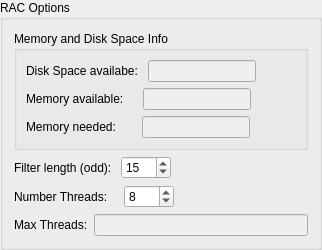
     <widget class="QGroupBox" name="groupBox_RAC_option">
      <property name="styleSheet">
       <string notr="true">font: 600 9pt &quot;Segoe UI&quot;;</string>
      </property>
      <property name="title">
       <string>RAC Options</string>
      </property>
      <layout class="QVBoxLayout" name="verticalLayout_3">
       <item>
        <widget class="QGroupBox" name="groupBox_memory_and_space_info">
         <property name="title">
          <string>Memory and Disk Space Info</string>
         </property>
         <layout class="QVBoxLayout" name="verticalLayout_2">
          <item>
           <layout class="QHBoxLayout" name="horizontalLayout_9">
            <item>
             <widget class="QLabel" name="label_disk_space_avail">
              <property name="text">
               <string>Disk Space availabe: </string>
              </property>
             </widget>
            </item>
            <item>
             <widget class="QLineEdit" name="lineEdit_disk_space_avail">
              <property name="enabled">
               <bool>false</bool>
              </property>
              <property name="toolTip">
               <string>&lt;html&gt;&lt;head/&gt;&lt;body&gt;&lt;p&gt;Shows  available disk space based on selected processing algorithm&lt;/p&gt;&lt;/body&gt;&lt;/html&gt;</string>
              </property>
              <property name="styleSheet">
               <string notr="true">color: rgb(0, 0, 0);</string>
              </property>
             </widget>
            </item>
            <item>
             <spacer name="horizontalSpacer_8">
              <property name="orientation">
               <enum>Qt::Orientation::Horizontal</enum>
              </property>
              <property name="sizeHint" stdset="0">
               <size>
                <width>40</width>
                <height>20</height>
               </size>
              </property>
             </spacer>
            </item>
           </layout>
          </item>
          <item>
           <layout class="QHBoxLayout" name="horizontalLayout_8">
            <item>
             <widget class="QLabel" name="label_memory_avail">
              <property name="text">
               <string>Memory available:    </string>
              </property>
             </widget>
            </item>
            <item>
             <widget class="QLineEdit" name="lineEdit_memory_avail">
              <property name="enabled">
               <bool>false</bool>
              </property>
              <property name="toolTip">
               <string>&lt;html&gt;&lt;head/&gt;&lt;body&gt;&lt;p&gt;Shows current available memory&lt;/p&gt;&lt;/body&gt;&lt;/html&gt;</string>
              </property>
              <property name="styleSheet">
               <string notr="true">color: rgb(0, 0, 0);</string>
              </property>
             </widget>
            </item>
            <item>
             <spacer name="horizontalSpacer_9">
              <property name="orientation">
               <enum>Qt::Orientation::Horizontal</enum>
              </property>
              <property name="sizeHint" stdset="0">
               <size>
                <width>40</width>
                <height>20</height>
               </size>
              </property>
             </spacer>
            </item>
           </layout>
          </item>
          <item>
           <layout class="QHBoxLayout" name="horizontalLayout_7">
            <item>
             <widget class="QLabel" name="label_memory_needed">
              <property name="text">
               <string>Memory needed:      </string>
              </property>
             </widget>
            </item>
            <item>
             <widget class="QLineEdit" name="lineEdit_memory_needed">
              <property name="enabled">
               <bool>false</bool>
              </property>
              <property name="toolTip">
               <string>&lt;html&gt;&lt;head/&gt;&lt;body&gt;&lt;p&gt;Shows needed available memory based on processing algorithm&lt;/p&gt;&lt;/body&gt;&lt;/html&gt;</string>
              </property>
              <property name="styleSheet">
               <string notr="true">color: rgb(0, 0, 0);</string>
              </property>
             </widget>
            </item>
            <item>
             <spacer name="horizontalSpacer_10">
              <property name="orientation">
               <enum>Qt::Orientation::Horizontal</enum>
              </property>
              <property name="sizeHint" stdset="0">
               <size>
                <width>40</width>
                <height>20</height>
               </size>
              </property>
             </spacer>
            </item>
           </layout>
          </item>
         </layout>
        </widget>
       </item>
       <item>
        <layout class="QHBoxLayout" name="horizontalLayout_6">
         <item>
          <widget class="QLabel" name="label_filter_length">
           <property name="text">
            <string>Filter length (odd): </string>
           </property>
          </widget>
         </item>
         <item>
          <widget class="QSpinBox" name="spinBox_filter_length">
           <property name="minimumSize">
            <size>
             <width>50</width>
             <height>0</height>
            </size>
           </property>
           <property name="toolTip">
            <string>&lt;html&gt;&lt;head/&gt;&lt;body&gt;&lt;p&gt;Length of used median filter. Must be an odd number. Longer filter length may give better result. Long filter length can introduce new artefacts.&lt;/p&gt;&lt;/body&gt;&lt;/html&gt;</string>
           </property>
           <property name="minimum">
            <number>3</number>
           </property>
           <property name="maximum">
            <number>43</number>
           </property>
           <property name="singleStep">
            <number>2</number>
           </property>
           <property name="value">
            <number>15</number>
           </property>
          </widget>
         </item>
         <item>
          <spacer name="horizontalSpacer_12">
           <property name="orientation">
            <enum>Qt::Orientation::Horizontal</enum>
           </property>
           <property name="sizeHint" stdset="0">
            <size>
             <width>40</width>
             <height>20</height>
            </size>
           </property>
          </spacer>
         </item>
        </layout>
       </item>
       <item>
        <layout class="QHBoxLayout" name="horizontalLayout_5">
         <item>
          <widget class="QLabel" name="label_number_of_threads">
           <property name="text">
            <string>Number Threads:   </string>
           </property>
          </widget>
         </item>
         <item>
          <widget class="QSpinBox" name="spinBox_number_of_threads">
           <property name="minimumSize">
            <size>
             <width>50</width>
             <height>0</height>
            </size>
           </property>
           <property name="toolTip">
            <string>&lt;html&gt;&lt;head/&gt;&lt;body&gt;&lt;p&gt;Specify the number of threds used for parallel processing. Prossing speed is file IO limited.&lt;/p&gt;&lt;/body&gt;&lt;/html&gt;</string>
           </property>
           <property name="minimum">
            <number>1</number>
           </property>
           <property name="maximum">
            <number>80</number>
           </property>
           <property name="value">
            <number>8</number>
           </property>
          </widget>
         </item>
         <item>
          <spacer name="horizontalSpacer_13">
           <property name="orientation">
            <enum>Qt::Orientation::Horizontal</enum>
           </property>
           <property name="sizeHint" stdset="0">
            <size>
             <width>40</width>
             <height>20</height>
            </size>
           </property>
          </spacer>
         </item>
        </layout>
       </item>
       <item>
        <layout class="QHBoxLayout" name="horizontalLayout_4">
         <item>
          <widget class="QLabel" name="label_max_threads">
           <property name="text">
            <string>Max Threads:</string>
           </property>
          </widget>
         </item>
         <item>
          <widget class="QLineEdit" name="lineEdit_max_threads_based_on_cores">
           <property name="enabled">
            <bool>false</bool>
           </property>
           <property name="toolTip">
            <string>&lt;html&gt;&lt;head/&gt;&lt;body&gt;&lt;p&gt;Theoretical max of threads based on readout of underlying hardware (number cores)&lt;/p&gt;&lt;/body&gt;&lt;/html&gt;</string>
           </property>
           <property name="readOnly">
            <bool>true</bool>
           </property>
          </widget>
         </item>
        </layout>
       </item>
      </layout>
     </widget>
